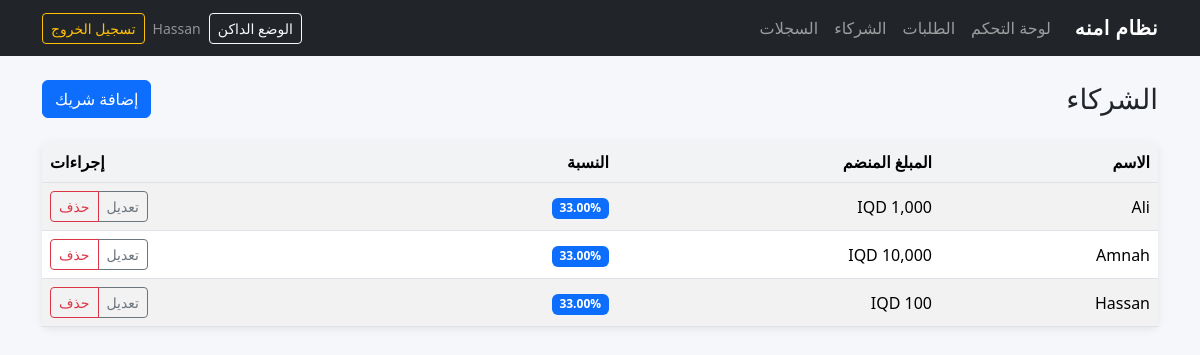
Page /partners/ (signed in) on the committed database.
### core/models.py (models this page shows, shortened)
class Partner(models.Model):
    name = models.CharField(max_length=255, unique=True)
    joined_amount = models.BigIntegerField()
    percentage = models.DecimalField(max_digits=5, decimal_places=2, help_text="Percentage of profit share (0-100)")
    class Meta:
        ordering = ["name"]

### core/views.py (the view)
# urls.py: path("partners/", views.partners_list, name="partners_list"),
@login_required
def partners_list(request):
    partners = Partner.objects.all()
    return render(request, "partners/list.html", {"partners": partners})

### core/templatetags/currency.py (called while the page is built)
@register.filter()
def iqd(value):
    if value is None:
        return "IQD 0"
    try:
        amount = f"{float(value):,.0f}".replace(",", ",")
    except Exception:
        return f"IQD {value}"
    return f"IQD {amount}"

### templates/partners/list.html (shortened to what this page needs)
{% extends "base.html" %}
{% load currency %}
{% block content %}
<div class="page-header" data-aos="fade-down">
    <h1 class="h3 mb-0">الشركاء</h1>
    <a class="btn btn-primary" href="/partners/new/">إضافة شريك</a>
    </div>
<div class="card" data-aos="fade-up">
    <div class="card-body p-0">
        <div class="table-responsive">
            <table class="table table-striped table-hover align-middle mb-0">
                <thead>
                    <tr>
                        <th>الاسم</th>
                        <th>المبلغ المنضم</th>
                        <th>النسبة</th>
                        <th class="text-end">إجراءات</th>
                    </tr>
                </thead>
                <tbody>
                    {% for partner in partners %}
                    <tr>
                        <td>{{ partner.name }}</td>
                        <td>{{ partner.joined_amount|iqd }}</td>
                        <td><span class="badge text-bg-primary">{{ partner.percentage }}%</span></td>
                        <td class="text-end">
                            <div class="btn-group btn-group-sm" role="group">
                                <a class="btn btn-outline-secondary" href="/partners/{{ partner.pk }}/edit/">تعديل</a>
                                <a class="btn btn-outline-danger" href="/partners/{{ partner.pk }}/delete/">حذف</a>
                            </div>
                        </td>
                    </tr>
                    {% empty %}
                    <tr>
                        <td colspan="4" class="text-center text-muted p-4">لا يوجد شركاء بعد.</td>
                    </tr>
                    {% endfor %}
                </tbody>
            </table>
        </div>
    </div>
</div>
{% endblock %}

### templates/base.html (shortened to what this page needs)
<!DOCTYPE html>
<html lang="ar" dir="rtl">
<head>
    {% load static %}
    <link href="https://cdn.jsdelivr.net/npm/bootstrap@5.3.3/dist/css/bootstrap.rtl.min.css" rel="stylesheet">
    <link href="https://cdn.jsdelivr.net/npm/aos@2.3.4/dist/aos.css" rel="stylesheet">
</head>
<body>
    <nav class="navbar navbar-expand-lg navbar-dark bg-dark">
        <div class="container">
            <a class="navbar-brand" href="/">نظام امنه</a>
            <div class="collapse navbar-collapse" id="mainNav">
                <ul class="navbar-nav me-auto mb-2 mb-lg-0">
                    <li class="nav-item"><a class="nav-link" href="/">لوحة التحكم</a></li>
                    <li class="nav-item"><a class="nav-link" href="/orders/">الطلبات</a></li>
                    <li class="nav-item"><a class="nav-link" href="/partners/">الشركاء</a></li>
                    <li class="nav-item"><a class="nav-link" href="/logs/">السجلات</a></li>
                </ul>
                <div class="d-flex align-items-center gap-2">
                    <button id="themeToggle" class="btn btn-outline-light btn-sm" type="button">الوضع الداكن</button>
                    {% if request.user.is_authenticated %}
                        <span class="text-white-50 small">{{ request.user.username }}</span>
                        <a class="btn btn-outline-warning btn-sm" href="{% url 'logout' %}">تسجيل الخروج</a>
                    {% else %}
                        <a class="btn btn-outline-light btn-sm" href="{% url 'login' %}">تسجيل الدخول</a>
                    {% endif %}
                </div>
            </div>
        </div>
    </nav>
    <main class="container app-container">
        {% block content %}{% endblock %}
    </main>
</body>
</html>

### templates/base.html (style rules this page uses)
body { background-color: #f6f7fb; }
.navbar-brand { font-weight: 700; letter-spacing: 0.5px; }
.app-container { padding-top: 24px; padding-bottom: 40px; }
.card { border: 0; box-shadow: 0 0.125rem 0.5rem rgba(0,0,0,0.08); }
.table thead th { background: #f1f3f5; }
.page-header { display: flex; align-items: center; justify-content: space-between; gap: 12px; margin-bottom: 24px; }

### rows in the picture
Partner: name "Ali", joined_amount|iqd "IQD 1,000", percentage "33.00"
Partner: name "Amnah", joined_amount|iqd "IQD 10,000", percentage "33.00"
Partner: name "Hassan", joined_amount|iqd "IQD 100", percentage "33.00"

### other values in the picture
{{ request.user.username }} "Hassan"
